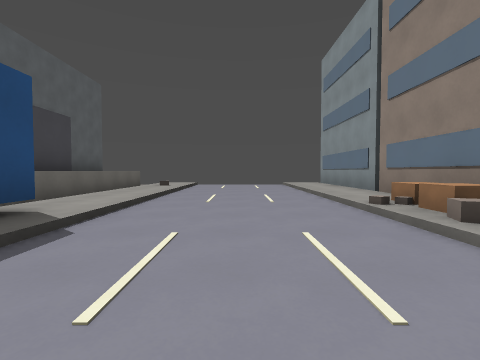
View 1 (above)

15 first-person views from a walk through a level from a Godot 3-D game. The camera is 1.2 m above the floor, tilts 2° down and sees 85° across. The floor is counted in squares, 2 m on a side. Each view is taken from the middle of a square. On the plan, view 1 faces up. The plan holds only what a view shows up to about 9 squares ahead; the rest is blank. The place goes on beyond the plan.

View 2
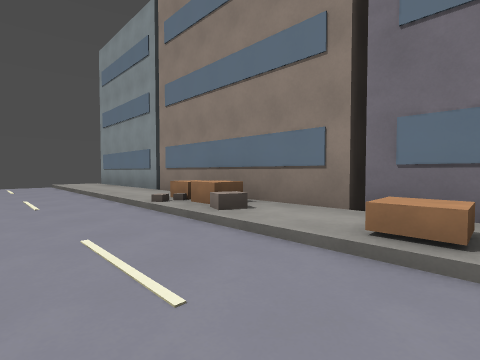

View 3
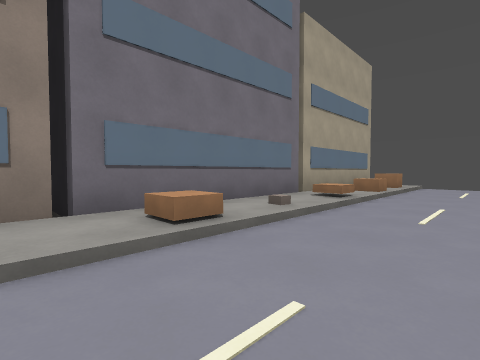

View 4
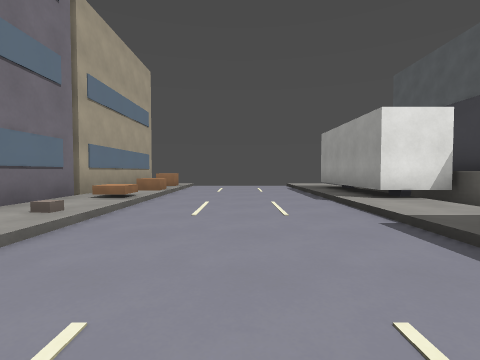

View 5
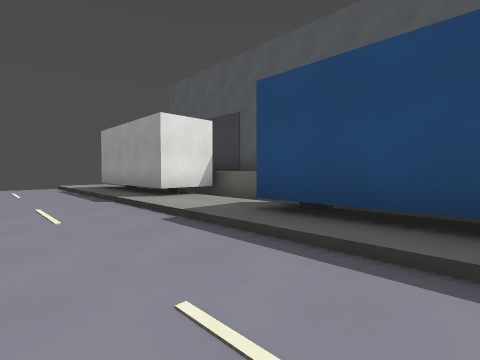

View 6
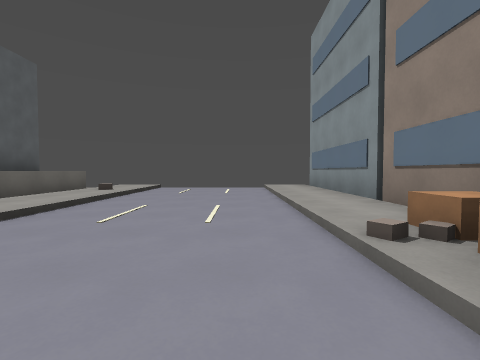

View 7
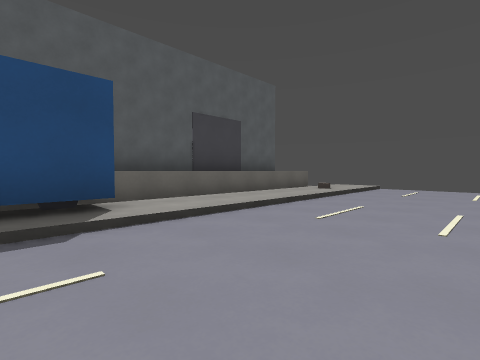

View 8
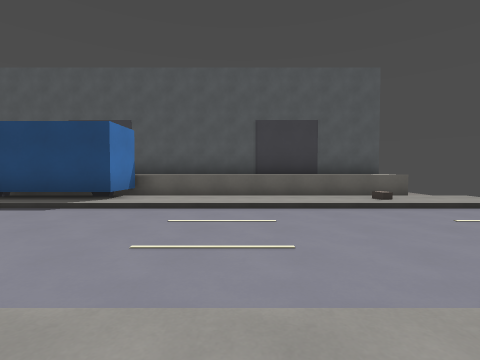

View 9
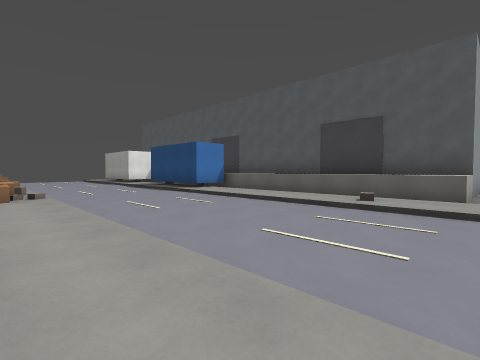

View 10
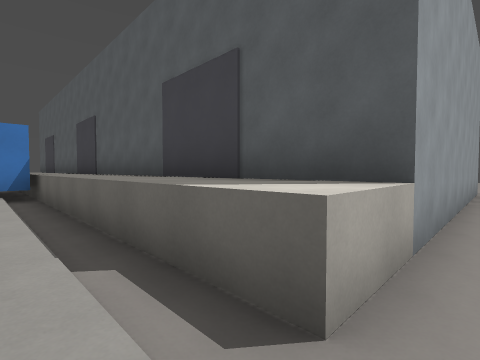

View 11
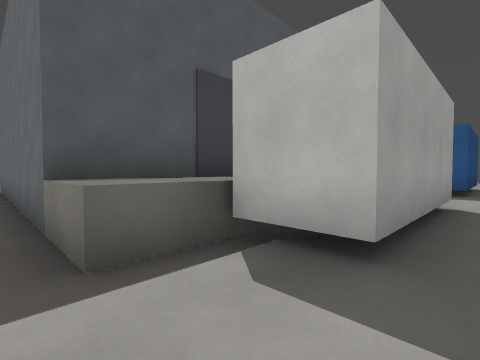

View 12
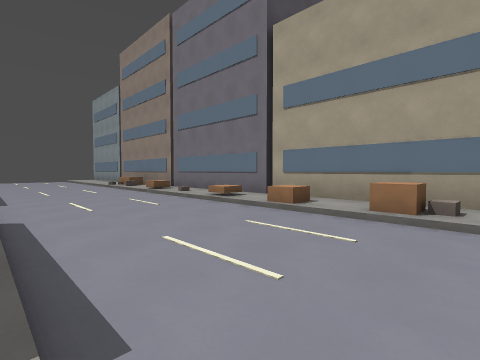

View 13
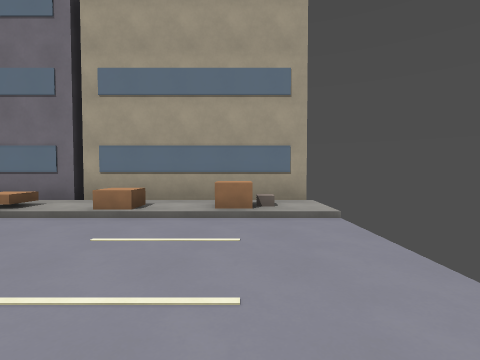

View 14
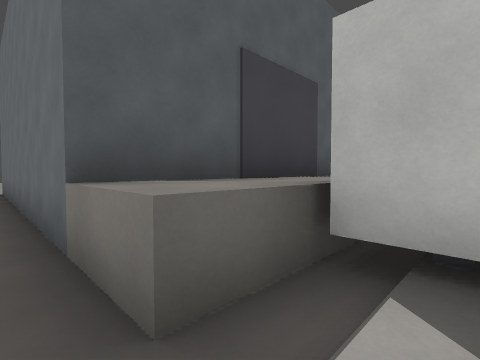

View 15
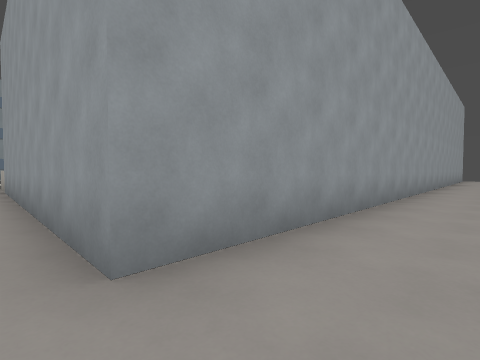

### Floor plan
Key: @ floor where view 1 was taken; # wall or solid block; . main floor; : floor 0.25 m higher than the main floor; / step, stairs or slope; D closed door; ^ raised ledge; B building; P pallet; W wheel.
Columns run from 15 left of view 1 to 6 right of it. Each row starts with its distance up from view 1.
 11 ............:/.../:B
 10 ..########^^:/.../:B
  9 ..#      #^^//.../:B
  8 ..#      #D^:/.../:B
  7 ..#      #D^:/.../:B
  6 ..#      #^^:/.../:B
  5 ..#      #^^:/.../:B
  4 ..#      #^^:/.../PB
  3 ..#      #^#W/.../PB
  2 ..#      #D##/.../:B
  1  .#      #D##/.../:BB
  0  .#        #W/.@./:B
 -1            ^:/.../:B
 -2            ^:/.../:B
 -3          # #W/.../:BBB
 -4          #D##/.../:B
 -5          #D##/...P:B
 -6          #^#W/.../:B
 -7   ########^^:/.../PB
 -8    .........:/.../:B

Positions as (right, up) in squares from view 1, and headings:
1: (0, 0), facing up
2: (0, 0), facing up-right
3: (0, 2), facing down-right
4: (0, 2), facing down
5: (0, 2), facing down-left
6: (1, 2), facing up
7: (1, 2), facing up-left
8: (3, 6), facing left
9: (3, 11), facing down-left
10: (-3, 11), facing down-left
11: (-2, -8), facing up-left
12: (-2, -8), facing up-right
13: (-2, -7), facing right
14: (-3, -8), facing up-left
15: (-15, 11), facing down-right
